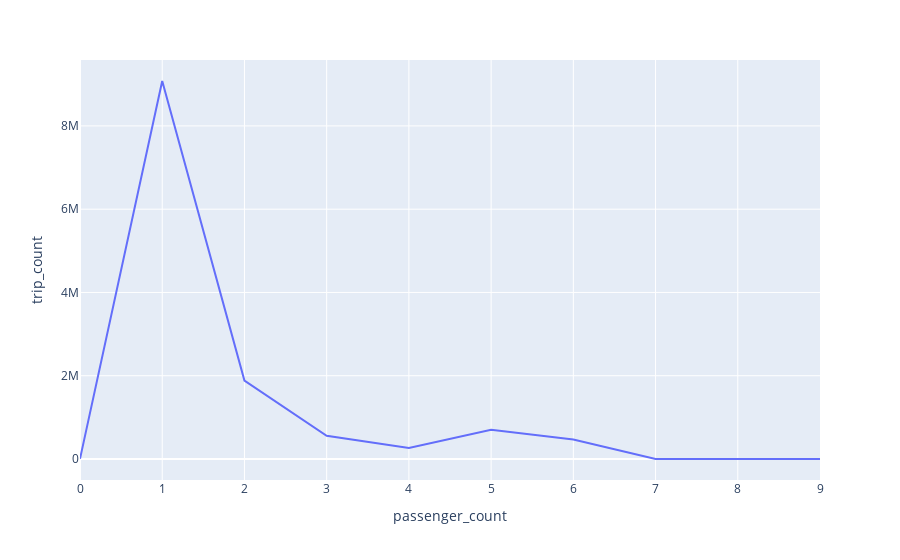

The code cell stored with this chart in its notebook:
### Code cell
fig = px.line(df_15_trip_count_pd, x='passenger_count', y='trip_count')
fig.show()

### Figure 1 — Plotly figure (JSON) as saved in the notebook; plotly's stock layout.template omitted (floating-point values rounded to 4 significant figures)
{"data": [{"hovertemplate": "passenger_count=%{x}<br>trip_count=%{y}<extra></extra>", "legendgroup": "", "line": {"color": "#636efa", "dash": "solid"}, "mode": "lines", "name": "", "orientation": "v", "showlegend": false, "type": "scatter", "x": [0, 1, 2, 3, 4, 5, 6, 7, 8, 9], "xaxis": "x", "y": [3083, 9079038, 1882492, 556053, 263173, 704084, 466608, 11, 6, 6], "yaxis": "y"}], "layout": {"legend": {"tracegroupgap": 0}, "margin": {"t": 60}, "xaxis": {"anchor": "y", "domain": [0, 1], "title": {"text": "passenger_count"}}, "yaxis": {"anchor": "x", "domain": [0, 1], "title": {"text": "trip_count"}}}}
